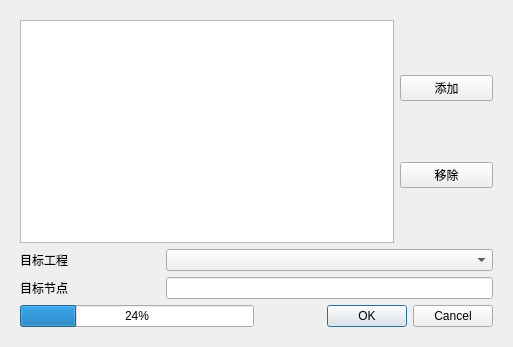
<?xml version="1.0" encoding="UTF-8"?>
<ui version="4.0">
 <class>import_ALOS2</class>
 <widget class="QWidget" name="import_ALOS2">
  <property name="geometry">
   <rect>
    <x>0</x>
    <y>0</y>
    <width>513</width>
    <height>347</height>
   </rect>
  </property>
  <property name="windowTitle">
   <string>导入ALOS2数据</string>
  </property>
  <property name="windowIcon">
   <iconset resource="../QtWidgetsApplication3.qrc">
    <normaloff>:/QtWidgetsApplication3/bin/icon/InSARapp.ico</normaloff>:/QtWidgetsApplication3/bin/icon/InSARapp.ico</iconset>
  </property>
  <layout class="QVBoxLayout" name="verticalLayout">
   <item>
    <widget class="QWidget" name="widget" native="true">
     <layout class="QVBoxLayout" name="verticalLayout_3" stretch="4,4">
      <item>
       <layout class="QHBoxLayout" name="horizontalLayout" stretch="8,2">
        <item>
         <layout class="QVBoxLayout" name="verticalLayout_2">
          <item>
           <widget class="QListWidget" name="listWidget"/>
          </item>
         </layout>
        </item>
        <item>
         <layout class="QVBoxLayout" name="verticalLayout_4">
          <item>
           <widget class="QPushButton" name="pushButton_add">
            <property name="text">
             <string>添加</string>
            </property>
           </widget>
          </item>
          <item>
           <widget class="QPushButton" name="pushButton_remove">
            <property name="text">
             <string>移除</string>
            </property>
           </widget>
          </item>
         </layout>
        </item>
       </layout>
      </item>
      <item>
       <layout class="QHBoxLayout" name="horizontalLayout_3">
        <item>
         <layout class="QVBoxLayout" name="verticalLayout_5">
          <item>
           <layout class="QHBoxLayout" name="horizontalLayout_6" stretch="3,7">
            <item>
             <widget class="QLabel" name="label">
              <property name="text">
               <string>目标工程</string>
              </property>
             </widget>
            </item>
            <item>
             <widget class="QComboBox" name="comboBox_dst_project"/>
            </item>
           </layout>
          </item>
          <item>
           <layout class="QHBoxLayout" name="horizontalLayout_5" stretch="3,7">
            <item>
             <widget class="QLabel" name="label_2">
              <property name="text">
               <string>目标节点</string>
              </property>
             </widget>
            </item>
            <item>
             <widget class="QLineEdit" name="lineEdit_dst_node"/>
            </item>
           </layout>
          </item>
          <item>
           <layout class="QHBoxLayout" name="horizontalLayout_2" stretch="5,5">
            <item>
             <widget class="QProgressBar" name="progressBar">
              <property name="value">
               <number>24</number>
              </property>
             </widget>
            </item>
            <item>
             <widget class="QDialogButtonBox" name="buttonBox">
              <property name="standardButtons">
               <set>QDialogButtonBox::Cancel|QDialogButtonBox::Ok</set>
              </property>
             </widget>
            </item>
           </layout>
          </item>
         </layout>
        </item>
       </layout>
      </item>
     </layout>
    </widget>
   </item>
  </layout>
 </widget>
 <resources>
  <include location="../QtWidgetsApplication3.qrc"/>
 </resources>
 <connections/>
</ui>
